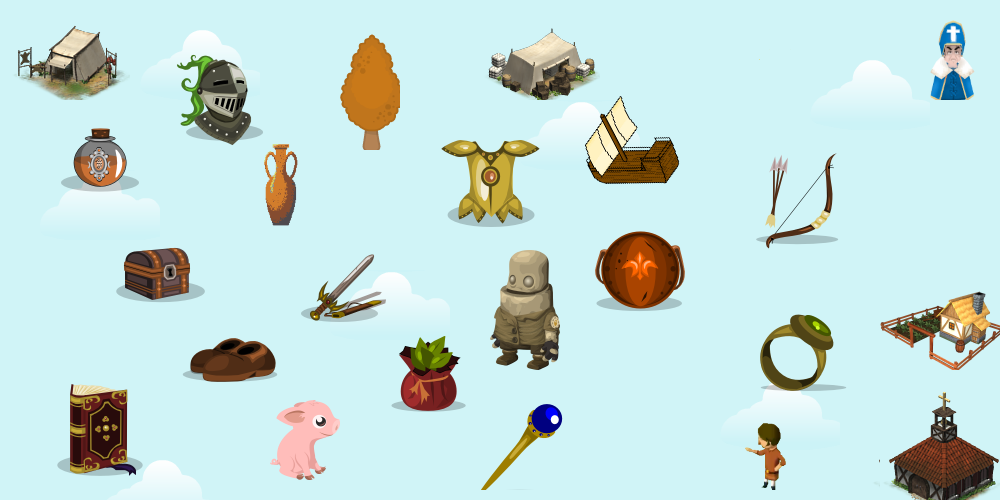

Tiled map render using the project's own tile images. Description and the map definition, with tile-layer contents summarised, below:
An orthogonal 100x50 tile map with 10x10 px tiles, 3 tile layers (background1, background2, objects), 19 tilesets.

<map version="1.0" orientation="orthogonal" renderorder="right-down" width="100" height="50" tilewidth="10" tileheight="10">
 <tileset firstgid="1" name="bckg1" tilewidth="10" tileheight="10">
  <image source="bckg1.png" width="140" height="70" />
 </tileset>
 <tileset firstgid="99" name="clouds1" tilewidth="10" tileheight="10">
  <image source="clouds1.png" width="129" height="213" />
 </tileset>
 <tileset firstgid="351" name="ruin_greek016" tilewidth="10" tileheight="10">
  <image source="ruin_greek016.png" width="50" height="55" />
 </tileset>
 <tileset firstgid="376" name="ruin_greek015" tilewidth="10" tileheight="10">
  <image source="ruin_greek015.png" width="40" height="95" />
 </tileset>
 <tileset firstgid="412" name="Fantasy Item Collection" tilewidth="10" tileheight="10">
  <image source="Fantasy Item Collection.png" width="300" height="400" />
 </tileset>
 <tileset firstgid="1612" name="003" tilewidth="10" tileheight="10">
  <image source="003.png" width="128" height="146" />
 </tileset>
 <tileset firstgid="1780" name="004" tilewidth="10" tileheight="10">
  <image source="004.png" width="128" height="96" />
 </tileset>
 <tileset firstgid="1888" name="farmer" tilewidth="10" tileheight="10">
  <image source="farmer.png" width="50" height="75" />
 </tileset>
 <tileset firstgid="1923" name="greek001" tilewidth="10" tileheight="10">
  <image source="greek001.png" width="125" height="128" />
 </tileset>
 <tileset firstgid="2067" name="ruin_greek007" tilewidth="10" tileheight="10">
  <image source="ruin_greek007.png" width="40" height="88" />
 </tileset>
 <tileset firstgid="2099" name="priest" tilewidth="10" tileheight="10">
  <image source="priest.png" width="50" height="83" />
 </tileset>
 <tileset firstgid="2139" name="rpgTile177" tilewidth="10" tileheight="10">
  <image source="rpgTile177.png" width="64" height="64" />
 </tileset>
 <tileset firstgid="2175" name="rpgTile197" tilewidth="10" tileheight="10">
  <image source="rpgTile197.png" width="64" height="64" />
 </tileset>
 <tileset firstgid="2211" name="chick" tilewidth="10" tileheight="10">
  <image source="chick.png" width="70" height="72" />
 </tileset>
 <tileset firstgid="2260" name="piglet" tilewidth="10" tileheight="10">
  <image source="piglet.png" width="70" height="80" />
 </tileset>
 <tileset firstgid="2316" name="npc_bureaucrat" tilewidth="10" tileheight="10">
  <image source="npc_bureaucrat.png" width="70" height="62" />
 </tileset>
 <tileset firstgid="2358" name="001" tilewidth="10" tileheight="10">
  <image source="001.png" width="128" height="128" />
 </tileset>
 <tileset firstgid="2502" name="009" tilewidth="10" tileheight="10">
  <image source="009.png" width="70" height="120" />
 </tileset>
 <tileset firstgid="2586" name="002" tilewidth="10" tileheight="10">
  <image source="002.png" width="128" height="128" />
 </tileset>
 <layer name="background1" width="100" height="50">
  <data>[5000 cells, 5000 non-empty, 49 distinct tile ids]</data>
 </layer>
 <layer name="background2" width="100" height="50">
  <data>[5000 cells, 552 non-empty, 168 distinct tile ids]</data>
 </layer>
 <layer name="objects" width="100" height="50">
  <data>[5000 cells, 2075 non-empty, 2043 distinct tile ids]</data>
 </layer>
 <objectgroup name="egyptianobjects" />
</map>
